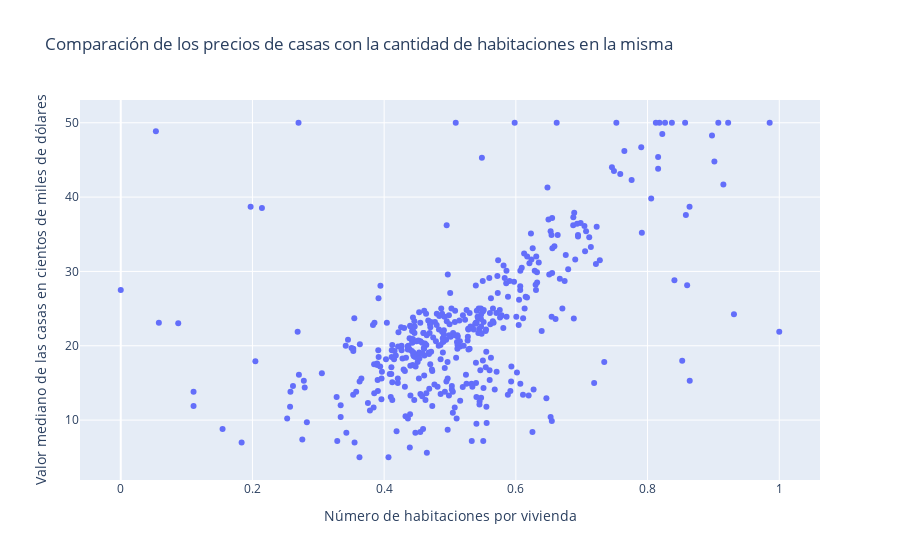

Notebook code cell kept with this figure:
### Markdown cell above
Se observa una relación lineal negativa debil-media entre el porcentaje de población de menor estatus socioeconómico y el Valor mediano de las casas en cientos de miles de dólares

### Code cell
fig = px.scatter(x=x_train_imp_esc['RM'], y=y_train_modif, 
                title='Comparación de los precios de casas con la cantidad de habitaciones en la misma'
                , labels={'x':'Número de habitaciones por vivienda','y':'Valor mediano de las casas en cientos de miles de dólares'})
fig.show()

### Figure 1 — Plotly figure (JSON) as saved in the notebook; plotly's stock layout.template omitted (floating-point values rounded to 4 significant figures; data arrays with more than 128 entries replaced by an {"elided": "..."} marker saying what was removed)
{"data": [{"hovertemplate": "Número de habitaciones por vivienda=%{x}<br>Valor mediano de las casas en cientos de miles de dólares=%{y}<extra></extra>", "legendgroup": "", "marker": {"color": "#636efa", "symbol": "circle"}, "mode": "markers", "name": "", "orientation": "v", "showlegend": false, "type": "scatter", "x": {"elided": "422 float values"}, "xaxis": "x", "y": {"elided": "422 float values"}, "yaxis": "y"}], "layout": {"legend": {"tracegroupgap": 0}, "title": {"text": "Comparación de los precios de casas con la cantidad de habitaciones en la misma"}, "xaxis": {"anchor": "y", "domain": [0, 1], "title": {"text": "Número de habitaciones por vivienda"}}, "yaxis": {"anchor": "x", "domain": [0, 1], "title": {"text": "Valor mediano de las casas en cientos de miles de dólares"}}}}
